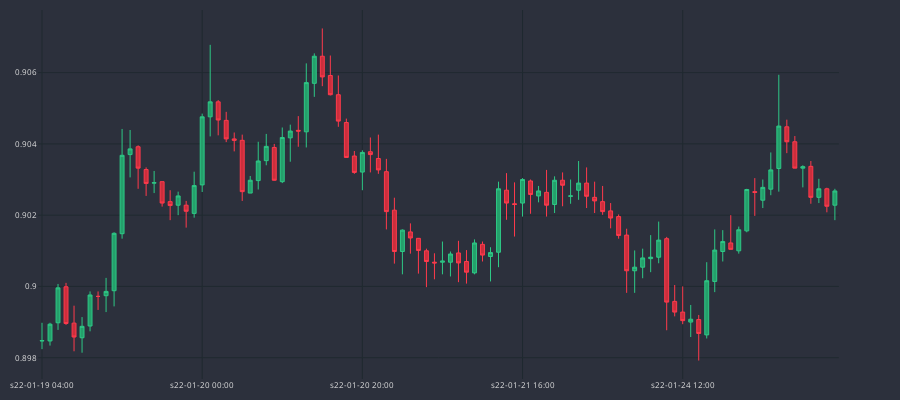

The notebook cell saved with this chart:
### Code cell
dfp = df_an.iloc[-100:]
cp = CandlePlot(dfp, candles=True)
cp.show_plot(line_traces=[], sec_traces=[])
